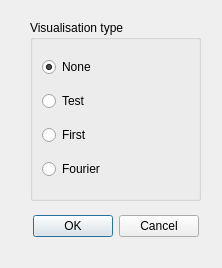
<?xml version="1.0" encoding="UTF-8"?>
<ui version="4.0">
 <class>SettingsWindow</class>
 <widget class="QDialog" name="SettingsWindow">
  <property name="geometry">
   <rect>
    <x>0</x>
    <y>0</y>
    <width>222</width>
    <height>268</height>
   </rect>
  </property>
  <property name="windowTitle">
   <string>Dialog</string>
  </property>
  <widget class="QDialogButtonBox" name="buttonBox">
   <property name="geometry">
    <rect>
     <x>10</x>
     <y>210</y>
     <width>211</width>
     <height>32</height>
    </rect>
   </property>
   <property name="orientation">
    <enum>Qt::Horizontal</enum>
   </property>
   <property name="standardButtons">
    <set>QDialogButtonBox::Cancel|QDialogButtonBox::Ok</set>
   </property>
   <property name="centerButtons">
    <bool>true</bool>
   </property>
  </widget>
  <widget class="QGroupBox" name="groupBox">
   <property name="geometry">
    <rect>
     <x>30</x>
     <y>20</y>
     <width>171</width>
     <height>181</height>
    </rect>
   </property>
   <property name="title">
    <string>Visualisation type</string>
   </property>
   <layout class="QVBoxLayout" name="verticalLayout">
    <item>
     <widget class="QRadioButton" name="viz_0">
      <property name="text">
       <string>None</string>
      </property>
      <property name="checked">
       <bool>true</bool>
      </property>
     </widget>
    </item>
    <item>
     <widget class="QRadioButton" name="viz_1">
      <property name="text">
       <string>Test</string>
      </property>
     </widget>
    </item>
    <item>
     <widget class="QRadioButton" name="viz_2">
      <property name="acceptDrops">
       <bool>false</bool>
      </property>
      <property name="text">
       <string>First</string>
      </property>
      <property name="checked">
       <bool>false</bool>
      </property>
     </widget>
    </item>
    <item>
     <widget class="QRadioButton" name="radioButton">
      <property name="text">
       <string>Fourier</string>
      </property>
     </widget>
    </item>
   </layout>
  </widget>
 </widget>
 <resources/>
 <connections>
  <connection>
   <sender>buttonBox</sender>
   <signal>accepted()</signal>
   <receiver>SettingsWindow</receiver>
   <slot>accept()</slot>
   <hints>
    <hint type="sourcelabel">
     <x>248</x>
     <y>254</y>
    </hint>
    <hint type="destinationlabel">
     <x>157</x>
     <y>274</y>
    </hint>
   </hints>
  </connection>
  <connection>
   <sender>buttonBox</sender>
   <signal>rejected()</signal>
   <receiver>SettingsWindow</receiver>
   <slot>reject()</slot>
   <hints>
    <hint type="sourcelabel">
     <x>316</x>
     <y>260</y>
    </hint>
    <hint type="destinationlabel">
     <x>286</x>
     <y>274</y>
    </hint>
   </hints>
  </connection>
 </connections>
</ui>
